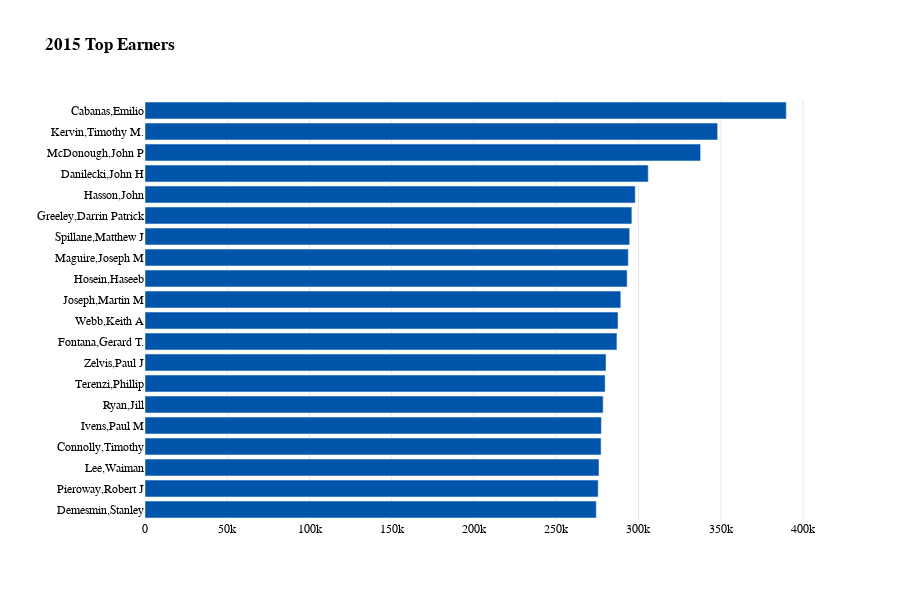

The notebook cell this image was saved under:
### Code cell
fig = px.bar(top15_20, x='TOTAL EARNINGS', y='NAME', color='NAME', orientation='h', title='<b>2015 Top Earners<b>', color_discrete_sequence=color_list)
fig.update_layout(xaxis_title='', yaxis_title='')
# remove the namme roll on the right side of the plot
fig.update_layout(showlegend=False)
fig.update_layout(font_family="GT America Bold")
# change the frount of thing other than title to GT-America-Standard-regular

fig.update_layout(font=dict(family="GT America", size=12, color="#000000"))

# increase the hight of the plot
fig.update_layout(height=600)

# make the background color to be transparent 
fig.update_layout(plot_bgcolor='rgba(0,0,0,0)')
fig.update_xaxes(showgrid=True, gridwidth=0.5, gridcolor='LightGray')
fig.update_layout(showlegend=False)
fig.show()

### Figure 1 — Plotly figure (JSON) as saved in the notebook; plotly's stock layout.template omitted (floating-point values rounded to 4 significant figures)
{"data": [{"alignmentgroup": "True", "hovertemplate": "NAME=%{y}<br>TOTAL EARNINGS=%{x}<extra></extra>", "legendgroup": "Cabanas,Emilio", "marker": {"color": "#0055aa", "pattern": {"shape": ""}}, "name": "Cabanas,Emilio", "offsetgroup": "Cabanas,Emilio", "orientation": "h", "showlegend": true, "textposition": "auto", "type": "bar", "x": [389800.0], "xaxis": "x", "y": ["Cabanas,Emilio"], "yaxis": "y"}, {"alignmentgroup": "True", "hovertemplate": "NAME=%{y}<br>TOTAL EARNINGS=%{x}<extra></extra>", "legendgroup": "Kervin,Timothy M.", "marker": {"color": "#0055aa", "pattern": {"shape": ""}}, "name": "Kervin,Timothy M.", "offsetgroup": "Kervin,Timothy M.", "orientation": "h", "showlegend": true, "textposition": "auto", "type": "bar", "x": [348100.0], "xaxis": "x", "y": ["Kervin,Timothy M."], "yaxis": "y"}, {"alignmentgroup": "True", "hovertemplate": "NAME=%{y}<br>TOTAL EARNINGS=%{x}<extra></extra>", "legendgroup": "McDonough,John P", "marker": {"color": "#0055aa", "pattern": {"shape": ""}}, "name": "McDonough,John P", "offsetgroup": "McDonough,John P", "orientation": "h", "showlegend": true, "textposition": "auto", "type": "bar", "x": [337700.0], "xaxis": "x", "y": ["McDonough,John P"], "yaxis": "y"}, {"alignmentgroup": "True", "hovertemplate": "NAME=%{y}<br>TOTAL EARNINGS=%{x}<extra></extra>", "legendgroup": "Danilecki,John H", "marker": {"color": "#0055aa", "pattern": {"shape": ""}}, "name": "Danilecki,John H", "offsetgroup": "Danilecki,John H", "orientation": "h", "showlegend": true, "textposition": "auto", "type": "bar", "x": [305900.0], "xaxis": "x", "y": ["Danilecki,John H"], "yaxis": "y"}, {"alignmentgroup": "True", "hovertemplate": "NAME=%{y}<br>TOTAL EARNINGS=%{x}<extra></extra>", "legendgroup": "Hasson,John", "marker": {"color": "#0055aa", "pattern": {"shape": ""}}, "name": "Hasson,John", "offsetgroup": "Hasson,John", "orientation": "h", "showlegend": true, "textposition": "auto", "type": "bar", "x": [298000.0], "xaxis": "x", "y": ["Hasson,John"], "yaxis": "y"}, {"alignmentgroup": "True", "hovertemplate": "NAME=%{y}<br>TOTAL EARNINGS=%{x}<extra></extra>", "legendgroup": "Greeley,Darrin Patrick", "marker": {"color": "#0055aa", "pattern": {"shape": ""}}, "name": "Greeley,Darrin Patrick", "offsetgroup": "Greeley,Darrin Patrick", "orientation": "h", "showlegend": true, "textposition": "auto", "type": "bar", "x": [296000.0], "xaxis": "x", "y": ["Greeley,Darrin Patrick"], "yaxis": "y"}, {"alignmentgroup": "True", "hovertemplate": "NAME=%{y}<br>TOTAL EARNINGS=%{x}<extra></extra>", "legendgroup": "Spillane,Matthew J", "marker": {"color": "#0055aa", "pattern": {"shape": ""}}, "name": "Spillane,Matthew J", "offsetgroup": "Spillane,Matthew J", "orientation": "h", "showlegend": true, "textposition": "auto", "type": "bar", "x": [294600.0], "xaxis": "x", "y": ["Spillane,Matthew J"], "yaxis": "y"}, {"alignmentgroup": "True", "hovertemplate": "NAME=%{y}<br>TOTAL EARNINGS=%{x}<extra></extra>", "legendgroup": "Maguire,Joseph M", "marker": {"color": "#0055aa", "pattern": {"shape": ""}}, "name": "Maguire,Joseph M", "offsetgroup": "Maguire,Joseph M", "orientation": "h", "showlegend": true, "textposition": "auto", "type": "bar", "x": [293800.0], "xaxis": "x", "y": ["Maguire,Joseph M"], "yaxis": "y"}, {"alignmentgroup": "True", "hovertemplate": "NAME=%{y}<br>TOTAL EARNINGS=%{x}<extra></extra>", "legendgroup": "Hosein,Haseeb", "marker": {"color": "#0055aa", "pattern": {"shape": ""}}, "name": "Hosein,Haseeb", "offsetgroup": "Hosein,Haseeb", "orientation": "h", "showlegend": true, "textposition": "auto", "type": "bar", "x": [293100.0], "xaxis": "x", "y": ["Hosein,Haseeb"], "yaxis": "y"}, {"alignmentgroup": "True", "hovertemplate": "NAME=%{y}<br>TOTAL EARNINGS=%{x}<extra></extra>", "legendgroup": "Joseph,Martin M", "marker": {"color": "#0055aa", "pattern": {"shape": ""}}, "name": "Joseph,Martin M", "offsetgroup": "Joseph,Martin M", "orientation": "h", "showlegend": true, "textposition": "auto", "type": "bar", "x": [289226], "xaxis": "x", "y": ["Joseph,Martin M"], "yaxis": "y"}, {"alignmentgroup": "True", "hovertemplate": "NAME=%{y}<br>TOTAL EARNINGS=%{x}<extra></extra>", "legendgroup": "Webb,Keith A", "marker": {"color": "#0055aa", "pattern": {"shape": ""}}, "name": "Webb,Keith A", "offsetgroup": "Webb,Keith A", "orientation": "h", "showlegend": true, "textposition": "auto", "type": "bar", "x": [287500.0], "xaxis": "x", "y": ["Webb,Keith A"], "yaxis": "y"}, {"alignmentgroup": "True", "hovertemplate": "NAME=%{y}<br>TOTAL EARNINGS=%{x}<extra></extra>", "legendgroup": "Fontana,Gerard T.", "marker": {"color": "#0055aa", "pattern": {"shape": ""}}, "name": "Fontana,Gerard T.", "offsetgroup": "Fontana,Gerard T.", "orientation": "h", "showlegend": true, "textposition": "auto", "type": "bar", "x": [286900.0], "xaxis": "x", "y": ["Fontana,Gerard T."], "yaxis": "y"}, {"alignmentgroup": "True", "hovertemplate": "NAME=%{y}<br>TOTAL EARNINGS=%{x}<extra></extra>", "legendgroup": "Zelvis,Paul J", "marker": {"color": "#0055aa", "pattern": {"shape": ""}}, "name": "Zelvis,Paul J", "offsetgroup": "Zelvis,Paul J", "orientation": "h", "showlegend": true, "textposition": "auto", "type": "bar", "x": [280200.0], "xaxis": "x", "y": ["Zelvis,Paul J"], "yaxis": "y"}, {"alignmentgroup": "True", "hovertemplate": "NAME=%{y}<br>TOTAL EARNINGS=%{x}<extra></extra>", "legendgroup": "Terenzi,Phillip", "marker": {"color": "#0055aa", "pattern": {"shape": ""}}, "name": "Terenzi,Phillip", "offsetgroup": "Terenzi,Phillip", "orientation": "h", "showlegend": true, "textposition": "auto", "type": "bar", "x": [279700.0], "xaxis": "x", "y": ["Terenzi,Phillip"], "yaxis": "y"}, {"alignmentgroup": "True", "hovertemplate": "NAME=%{y}<br>TOTAL EARNINGS=%{x}<extra></extra>", "legendgroup": "Ryan,Jill", "marker": {"color": "#0055aa", "pattern": {"shape": ""}}, "name": "Ryan,Jill", "offsetgroup": "Ryan,Jill", "orientation": "h", "showlegend": true, "textposition": "auto", "type": "bar", "x": [278500.0], "xaxis": "x", "y": ["Ryan,Jill"], "yaxis": "y"}, {"alignmentgroup": "True", "hovertemplate": "NAME=%{y}<br>TOTAL EARNINGS=%{x}<extra></extra>", "legendgroup": "Ivens,Paul M", "marker": {"color": "#0055aa", "pattern": {"shape": ""}}, "name": "Ivens,Paul M", "offsetgroup": "Ivens,Paul M", "orientation": "h", "showlegend": true, "textposition": "auto", "type": "bar", "x": [277400.0], "xaxis": "x", "y": ["Ivens,Paul M"], "yaxis": "y"}, {"alignmentgroup": "True", "hovertemplate": "NAME=%{y}<br>TOTAL EARNINGS=%{x}<extra></extra>", "legendgroup": "Connolly,Timothy", "marker": {"color": "#0055aa", "pattern": {"shape": ""}}, "name": "Connolly,Timothy", "offsetgroup": "Connolly,Timothy", "orientation": "h", "showlegend": true, "textposition": "auto", "type": "bar", "x": [277200.0], "xaxis": "x", "y": ["Connolly,Timothy"], "yaxis": "y"}, {"alignmentgroup": "True", "hovertemplate": "NAME=%{y}<br>TOTAL EARNINGS=%{x}<extra></extra>", "legendgroup": "Lee,Waiman", "marker": {"color": "#0055aa", "pattern": {"shape": ""}}, "name": "Lee,Waiman", "offsetgroup": "Lee,Waiman", "orientation": "h", "showlegend": true, "textposition": "auto", "type": "bar", "x": [276000.0], "xaxis": "x", "y": ["Lee,Waiman"], "yaxis": "y"}, {"alignmentgroup": "True", "hovertemplate": "NAME=%{y}<br>TOTAL EARNINGS=%{x}<extra></extra>", "legendgroup": "Pieroway,Robert J", "marker": {"color": "#0055aa", "pattern": {"shape": ""}}, "name": "Pieroway,Robert J", "offsetgroup": "Pieroway,Robert J", "orientation": "h", "showlegend": true, "textposition": "auto", "type": "bar", "x": [275500.0], "xaxis": "x", "y": ["Pieroway,Robert J"], "yaxis": "y"}, {"alignmentgroup": "True", "hovertemplate": "NAME=%{y}<br>TOTAL EARNINGS=%{x}<extra></extra>", "legendgroup": "Demesmin,Stanley", "marker": {"color": "#0055aa", "pattern": {"shape": ""}}, "name": "Demesmin,Stanley", "offsetgroup": "Demesmin,Stanley", "orientation": "h", "showlegend": true, "textposition": "auto", "type": "bar", "x": [274300.0], "xaxis": "x", "y": ["Demesmin,Stanley"], "yaxis": "y"}], "layout": {"barmode": "relative", "font": {"color": "#000000", "family": "GT America", "size": 12}, "height": 600, "legend": {"title": {"text": "NAME"}, "tracegroupgap": 0}, "plot_bgcolor": "rgba(0,0,0,0)", "showlegend": false, "title": {"text": "<b>2015 Top Earners<b>"}, "xaxis": {"anchor": "y", "domain": [0, 1], "gridcolor": "LightGray", "gridwidth": 0.5, "showgrid": true, "title": {"text": ""}}, "yaxis": {"anchor": "x", "categoryarray": ["Demesmin,Stanley", "Pieroway,Robert J", "Lee,Waiman", "Connolly,Timothy", "Ivens,Paul M", "Ryan,Jill", "Terenzi,Phillip", "Zelvis,Paul J", "Fontana,Gerard T.", "Webb,Keith A", "Joseph,Martin M", "Hosein,Haseeb", "Maguire,Joseph M", "Spillane,Matthew J", "Greeley,Darrin Patrick", "Hasson,John", "Danilecki,John H", "McDonough,John P", "Kervin,Timothy M.", "Cabanas,Emilio"], "categoryorder": "array", "domain": [0, 1], "title": {"text": ""}}}}
